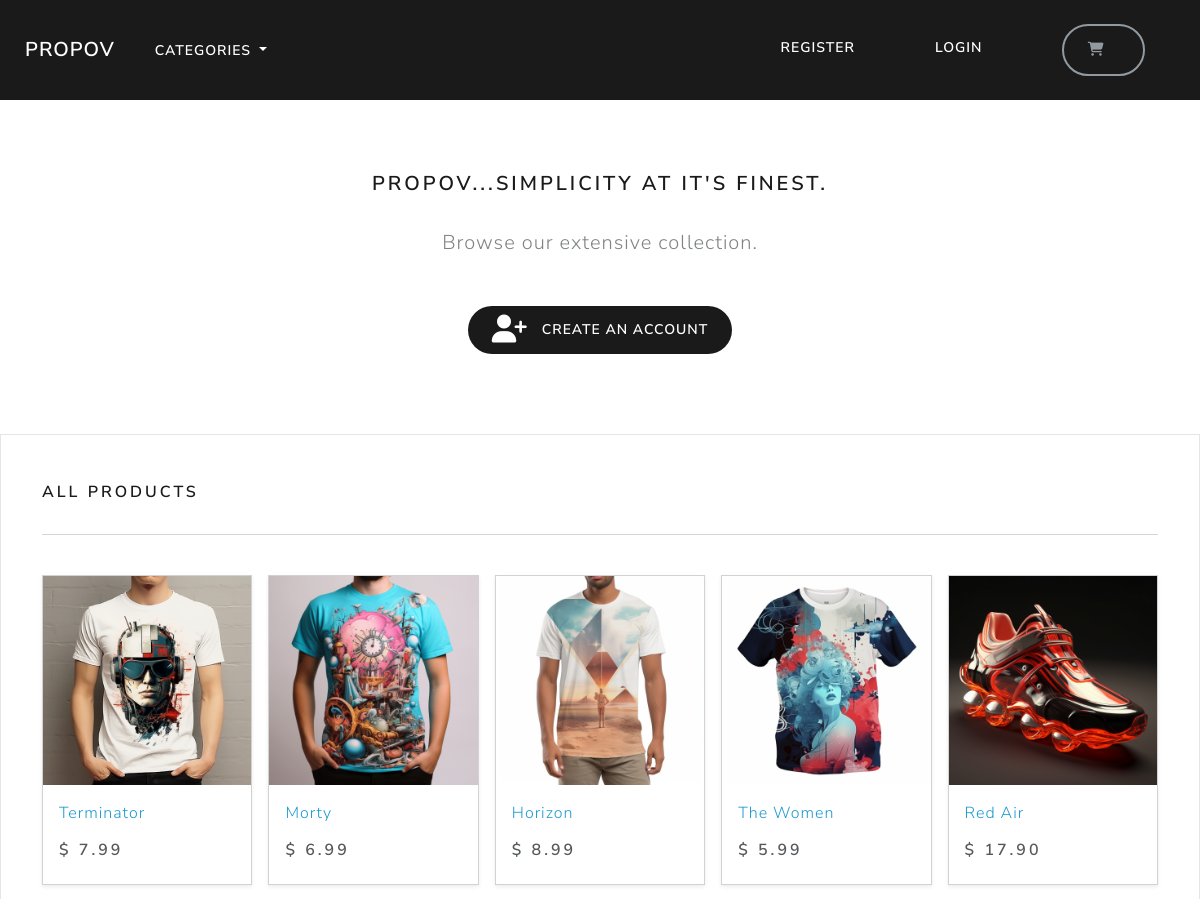
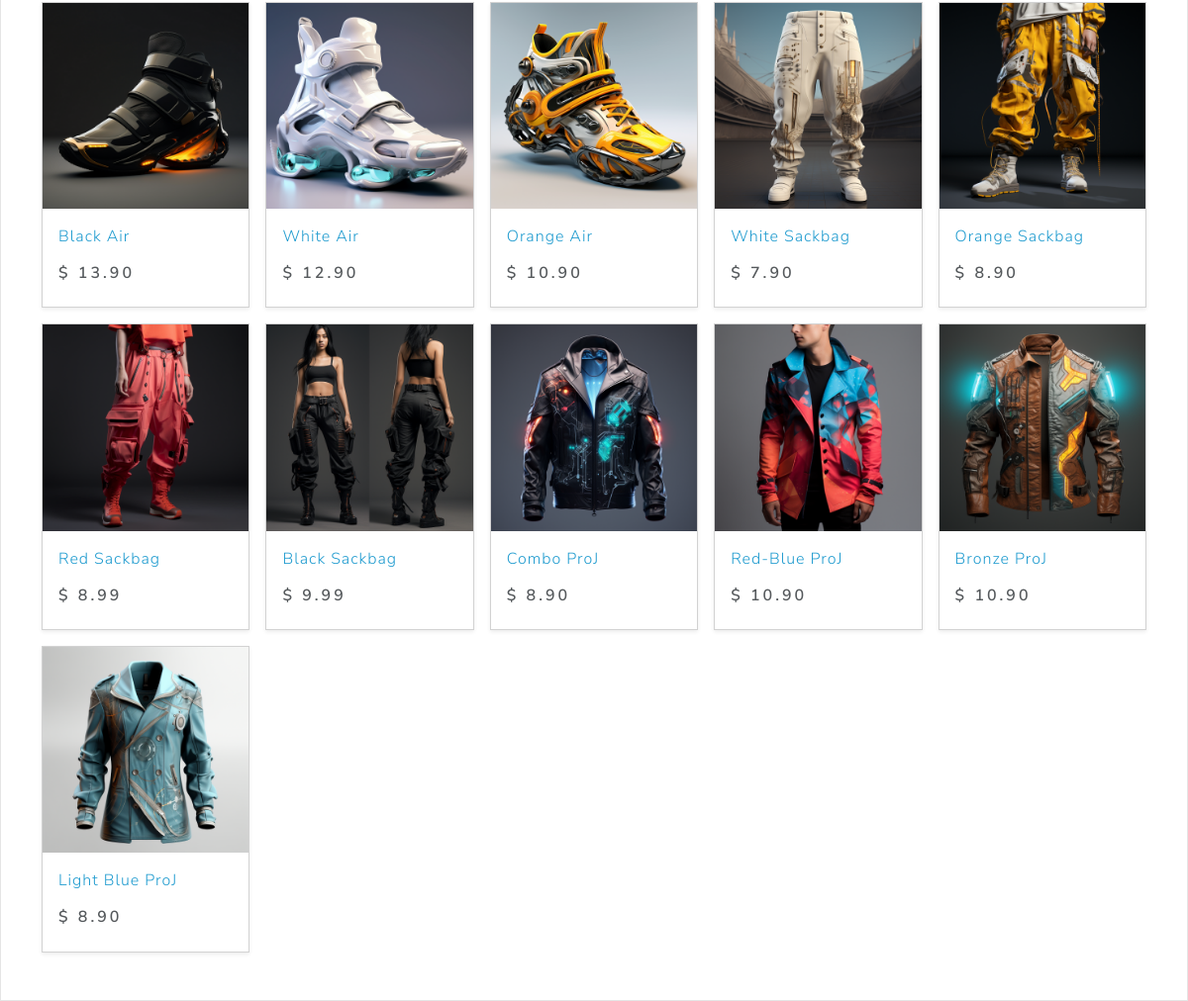
The page / on the database its author committed (2 pictures, top to bottom).
### store/models.py (models this page shows, shortened)
class Product(models.Model):
    category = models.ForeignKey(Category, related_name='products', on_delete=models.CASCADE, null=True)
    title = models.CharField(max_length=250)
    brand = models.CharField(max_length=250, default='un-branded')
    description = models.TextField(blank=True)
    slug = models.SlugField(max_length=250)
    price = models.DecimalField(max_digits=5, decimal_places=2)
    image = models.ImageField(upload_to='images/')
    class Meta:
        verbose_name_plural = 'products'
    def get_absolute_url(self):
        return reverse("product_detail", args=[self.slug])

### store/views.py (the view)
# urls.py: path('', include('store.urls')),
def store(request):
    all_products = Product.objects.all()
    context = {'my_products': all_products}
    return render(request, 'store/store.html', context)

### cart/cart.py (called while the page is built)
    def __len__(self):
        return sum(item["qty"] for item in self.cart.values())

### cart/context_processors.py (called while the page is built)
def cart(request):
    return {'cart': Cart(request)}

### store/models.py (called while the page is built)
    def get_absolute_url(self):
        return reverse("list_category", args=[self.slug])

### store/views.py (called while the page is built)
def categories(request):
    all_categories = Category.objects.all()
    return {'all_categories': all_categories}

### store/templates/store/store.html (shortened to what this page needs)
{% extends "./base.html" %}
{% load static %}
{% block content %}
    <section class="py-4 text-center container">
        <div class="row py-lg-5">
            <div class="col-lg-6 col-md-8 mx-auto">
                <h4> ProPov...Simplicity at it's finest. </h4>
                <br>
                <p class="lead text-muted">
                Browse our extensive collection.
                </p>
                <br>
                <a href="{% url 'register' %}" class="btn rounded-pill btn-primary my-2"> &nbsp; Create an account </a>
            </div>
        </div>
    </section>
       <div class="album py-5 bg-light">
        <div class="container">
          <div class="pb-3 h5"> All products </div>
          <hr>
          <br>
          <div class="row row-cols-1 row-cols-sm-2 row-cols-md-5 g-3">
            {% for product in my_products %}
            <div class="col">
              <div class="card shadow-sm">
                <img class="img-fluid" alt="Responsive image" src="{{product.image.url}}">
                <div class="card-body">
                  <p class="card-text">
                    <a class="text-info text-decoration-none" href="{{product.get_absolute_url}}"> {{product.title | capfirst}} </a>
                  </p>
                  <div class="d-flex justify-content-between align-items-center">
                    <h5> $ {{ product.price }} </h5>
                  </div>
                </div>
              </div>
            </div>
            {% endfor %}
          </div>
        </div>
      </div>
{% endblock %}

### store/templates/store/base.html (shortened to what this page needs)
{% load static %}
<!DOCTYPE html>
<html>
    <head>
        <link rel="stylesheet" href="https://bootswatch.com/5/lux/bootstrap.min.css">
        <link rel="stylesheet" href="https://cdnjs.cloudflare.com/ajax/libs/font-awesome/6.4.2/css/regular.min.css" /><link rel="stylesheet" href="https://cdnjs.cloudflare.com/ajax/libs/font-awesome/6.4.2/css/regular.min.css" />
        <link rel="stylesheet" href="https://cdnjs.cloudflare.com/ajax/libs/font-awesome/4.7.0/css/font-awesome.min.css">
        <link rel="stylesheet" href="https://cdnjs.cloudflare.com/ajax/libs/font-awesome/6.4.2/css/fontawesome.min.css" />
        <link rel="stylesheet" href="https://cdnjs.cloudflare.com/ajax/libs/font-awesome/6.4.2/css/all.min.css" />
        <link rel="stylesheet" href="{% static 'css/styles.css' %}">
    </head>
    <nav class="navbar navbar-expand-lg bg-primary justify-content-center">
        <a class="navbar-brand main-heading text-white" href="{% url 'store' %}">
        &nbsp; &nbsp; ProPov
        </a>
        <div class="collapse navbar-collapse" id="navbarCollapse">
            <ul class="navbar-nav me-auto mb-2 mb-md-0">
                <li class="nav-item dropdown">
                    <a class="nav-link dropdown-toggle text-white" href="#" id="navbarDropdown" role="button"
                    data-bs-toggle="dropdown" aria-expanded="false">
                        Categories
                    </a>
                </li>
            </ul>
        </div>
        <div class="collapse navbar-collapse text-center" id="navbarNavDropdown">
            <ul class="navbar-nav ms-auto">
                {% if user.is_authenticated %}
                    <li class="nav-item">
                        <a class="btn btn-alert navbar-btn text-white" type="button"  href="{% url 'dashboard' %}"> dashboard </a>
                    </li>
                    {% else %}
                    <li class="nav-item">
                        <a class="btn btn-alert navbar-btn text-white" type="button"  href="{% url 'register' %}"> Register </a>
                    </li>
                {% endif %}
                {% if user.is_authenticated %}
                <li class="nav-item">
                    <a class="btn btn-alert navbar-btn text-white" type="button"  href="{% url 'user-logout' %}"> Logout </a>
                </li>
                {% else %}
                <li class="nav-item">
                    <a class="btn btn-alert navbar-btn text-white" type="button"  href="{% url 'my-login' %}"> Login </a>
                </li>
                {% endif %}
                <li class="nav-item">
                    <a type="button" role="button" href="{%url 'cart_summary' %}" class="btn rounded-pill btn-outline-secondary">
                        <i class="fa fa-shopping-cart" aria-hidden="true"> </i>
                    </a>
                </li>
            </ul>
        </div>
    </nav>
    <body>
        {% block content %}
        {% endblock %}
    </body>
</html>

### rows shown on the page
Product: image (picture), title "Terminator", price "7.99"
Product: image (picture), title "Morty", price "6.99"
Product: image (picture), title "Horizon", price "8.99"
Product: image (picture), title "The Women", price "5.99"
Product: image (picture), title "Red Air", price "17.90"
Product: image (picture), title "Black Air", price "13.90"
Product: image (picture), title "White Air", price "12.90"
Product: image (picture), title "Orange Air", price "10.90"
Product: image (picture), title "White Sackbag", price "7.90"
Product: image (picture), title "Orange Sackbag", price "8.90"
Product: image (picture), title "Red Sackbag", price "8.99"
Product: image (picture), title "Black Sackbag", price "9.99"
Product: image (picture), title "Combo ProJ", price "8.90"
Product: image (picture), title "Red-Blue ProJ", price "10.90"
Product: image (picture), title "Bronze ProJ", price "10.90"
Product: image (picture), title "Light Blue ProJ", price "8.90"
